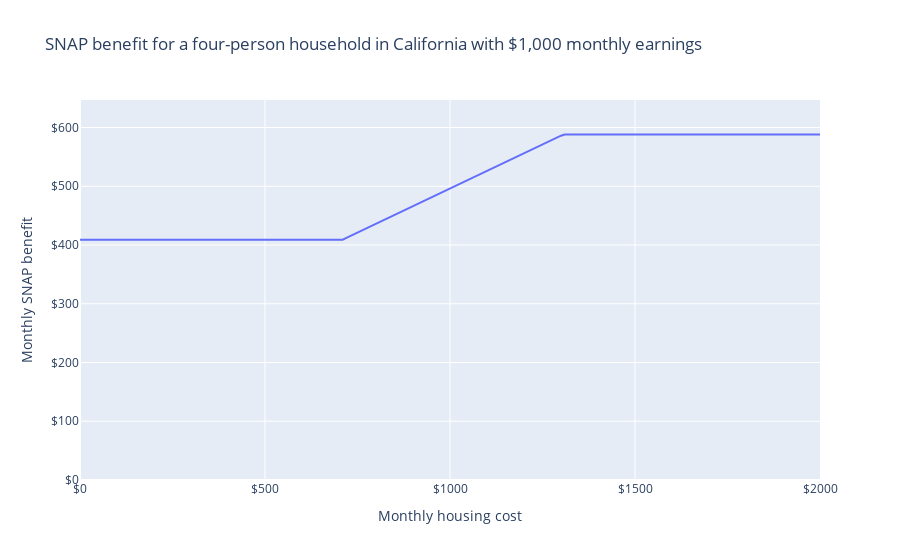

The notebook cell this image was saved under:
### Markdown cell above
### How housing costs affect a four-person household's SNAP benefits

We can also visualize how other household characteristics affect SNAP benefits.
For example, what if we vary the housing costs of a four-person household with \$2,000 monthly income?

Their SNAP benefit is \$409 per month if their housing costs are less than \$720 per month. If they spend \$1,310 per month on housing, their benefit rises 44% to \$588 per month.

### Code cell
sim = IndividualSim(year=2022)
sim.add_person(name="parent1", employment_income=1000 * 12)
sim.add_person(name="parent2", employment_income=1000 * 12)
sim.add_person(name="child1")
sim.add_person(name="child2")
sim.add_spm_unit(
    name="spm_unit",
    members=["parent1", "parent2", "child1", "child2"],
)

sim.vary("housing_cost", max=2000 * 12, step=120)

df = pd.DataFrame(
    dict(
        housing_cost=sim.calc("housing_cost")[0],
        snap=sim.calc("snap")[0],
        housing_subsidy_rate=sim.deriv("snap", "housing_cost"),
    )
)
df[["housing_cost", "snap"]] = (df[["housing_cost", "snap"]] / 12).round()


fig = px.line(
    df,
    "housing_cost",
    "snap",
    labels=LABELS,
    title="SNAP benefit for a four-person household in California with $1,000 monthly earnings",
)
fig.update_layout(
    xaxis_tickformat="$",
    yaxis_tickformat="$",
    yaxis_range=[0, df.snap.max() * 1.1],
)
fig.show()

### Figure 1 — Plotly figure (JSON) as saved in the notebook; plotly's stock layout.template omitted (floating-point values rounded to 4 significant figures; data arrays with more than 128 entries replaced by an {"elided": "..."} marker saying what was removed)
{"data": [{"hovertemplate": "Monthly housing cost=%{x}<br>Monthly SNAP benefit=%{y}<extra></extra>", "legendgroup": "", "line": {"color": "#636efa", "dash": "solid"}, "marker": {"symbol": "circle"}, "mode": "lines", "name": "", "orientation": "v", "showlegend": false, "type": "scatter", "x": {"elided": "201 int values"}, "xaxis": "x", "y": {"elided": "201 int values"}, "yaxis": "y"}], "layout": {"legend": {"tracegroupgap": 0}, "title": {"text": "SNAP benefit for a four-person household in California with $1,000 monthly earnings"}, "xaxis": {"anchor": "y", "domain": [0, 1], "tickformat": "$", "title": {"text": "Monthly housing cost"}}, "yaxis": {"anchor": "x", "domain": [0, 1], "range": [0, 646.8], "tickformat": "$", "title": {"text": "Monthly SNAP benefit"}}}}
